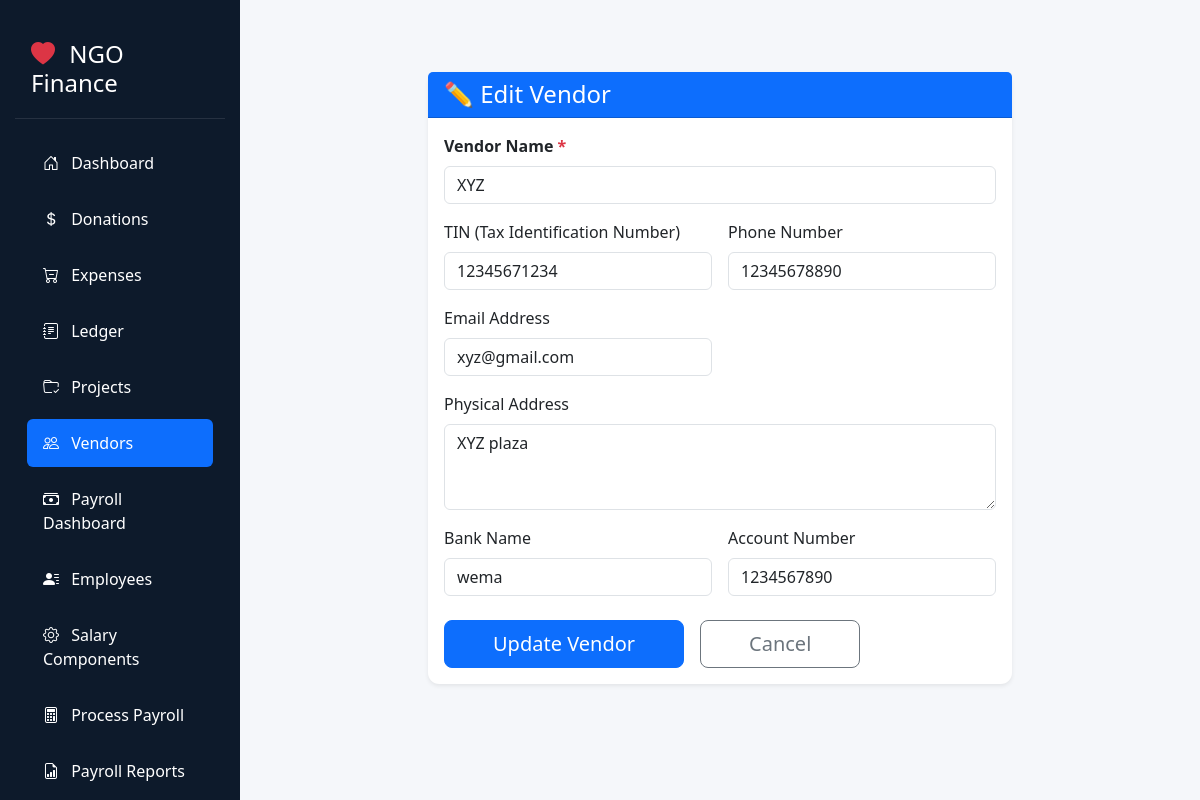
Page /vendors/edit/1 on the committed database.
### tables this page shows
CREATE TABLE vendors (
            id INTEGER PRIMARY KEY AUTOINCREMENT,
            name TEXT NOT NULL,
            tin TEXT,
            phone TEXT,
            email TEXT,
            address TEXT,
            account_number TEXT,
            bank_name TEXT,
            created_at TEXT DEFAULT (datetime('now')),
            updated_at TEXT DEFAULT (datetime('now')),
            is_active INTEGER DEFAULT 1
        );

### main.py (the view)
@app.get("/vendors/edit/{vendor_id}", response_class=HTMLResponse)
async def edit_vendor_form(request: Request, vendor_id: int):
    with get_db() as conn:
        vendor = conn.execute("""
            SELECT * FROM vendors WHERE id = ?
        """, (vendor_id,)).fetchone()
        if not vendor:
            raise HTTPException(404, "Vendor not found")
    return templates.TemplateResponse("vendor_form.html", {
        "request": request,
        "is_edit": True,
        "vendor": vendor,
    })

### templates/vendor_form.html (shortened to what this page needs)
{% extends "base.html" %}
{% block content %}
<div class="container mt-5">
    <div class="row justify-content-center">
        <div class="col-lg-8">
            <div class="card shadow-sm border-0">
                <div class="card-header bg-primary text-white">
                    <h4 class="mb-0">
                        {% if is_edit %}
                            ✏️ Edit Vendor
                        {% else %}
                            ➕ Add New Vendor
                        {% endif %}
                    </h4>
                </div>
                <div class="card-body">
                    <form method="POST" action="">
                        <div class="row g-3">
                            <div class="col-md-12">
                                <label class="form-label fw-bold">Vendor Name <span class="text-danger">*</span></label>
                                <input type="text" class="form-control" name="name"
                                       value="{{ vendor.name|default('') }}" required
                                       placeholder="e.g. ABC Supplies Ltd">
                            </div>
                            <div class="col-md-6">
                                <label class="form-label">TIN (Tax Identification Number)</label>
                                <input type="text" class="form-control" name="tin"
                                       value="{{ vendor.tin|default('') }}"
                                       placeholder="e.g. 1234567890">
                            </div>
                            <div class="col-md-6">
                                <label class="form-label">Phone Number</label>
                                <input type="tel" class="form-control" name="phone"
                                       value="{{ vendor.phone|default('') }}"
                                       placeholder="e.g. +234 803 123 4567">
                            </div>
                            <div class="col-md-6">
                                <label class="form-label">Email Address</label>
                                <input type="email" class="form-control" name="email"
                                       value="{{ vendor.email|default('') }}"
                                       placeholder="vendor@example.com">
                            </div>
                            <div class="col-12">
                                <label class="form-label">Physical Address</label>
                                <textarea class="form-control" name="address" rows="3"
                                          placeholder="Street, City, State">{{ vendor.address|default('') }}</textarea>
                            </div>
                            <div class="col-md-6">
                                <label class="form-label">Bank Name</label>
                                <input type="text" class="form-control" name="bank_name"
                                       value="{{ vendor.bank_name|default('') }}"
                                       placeholder="e.g. Zenith Bank Plc">
                            </div>
                            <div class="col-md-6">
                                <label class="form-label">Account Number</label>
                                <input type="text" class="form-control" name="account_number"
                                       value="{{ vendor.account_number|default('') }}"
                                       placeholder="e.g. 0123456789">
                            </div>
                            <div class="col-12 mt-4 d-flex gap-3">
                                <button type="submit" class="btn btn-primary btn-lg px-5">
                                    {% if is_edit %}Update Vendor{% else %}Save Vendor{% endif %}
                                </button>
                                <a href="/vendors" class="btn btn-outline-secondary btn-lg px-5">
                                    Cancel
                                </a>
                            </div>
                        </div>
                    </form>
                </div>
            </div>
        </div>
    </div>
</div>
{% endblock %}

### static/style.css (style rules this page uses)
.card { border-radius: 0.7rem; box-shadow: 0 4px 12px rgba(0, 0, 0, 0.08); border: none; }

### templates/base.html (style rules this page uses)
:root { --sidebar-width: 240px; --sidebar-bg: #0d1a2b; --sidebar-hover: #1e3a5f; --active-bg: #2c5282; }
body { min-height: 100vh; background-color: #f5f7fa; }

### rows in the picture
vendors: name "XYZ", tin "12345671234", phone "12345678890", email "xyz@gmail.com", address "XYZ plaza", bank_name "wema", account_number "1234567890"
